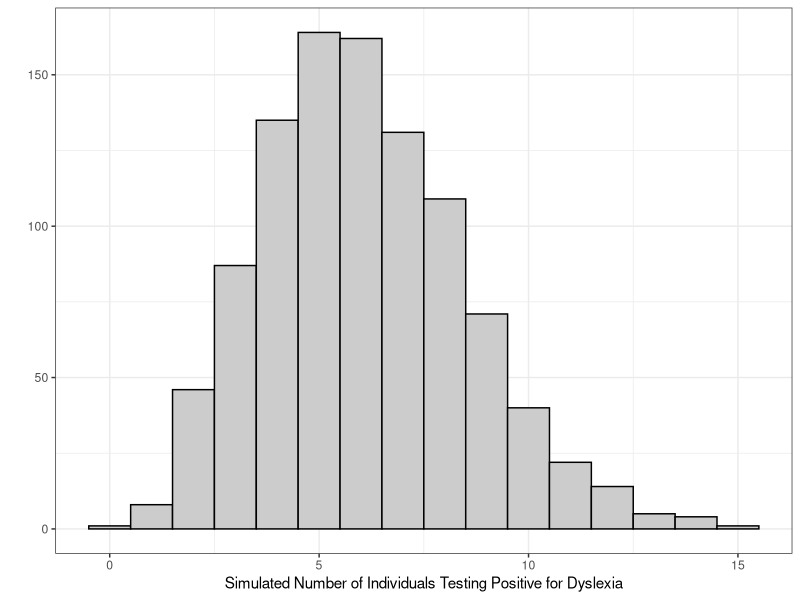

Write R code to recreate this figure.
## ---- chunk 1
knitr::opts_chunk$set(echo = F, dpi = 300)
library(tidyverse)
## ---- chunk 2
set.seed(20934702)
qplot(x = rbinom(1000, 120, .05), geom = "histogram", binwidth = 1, color = I("black"), fill = I("grey80")) + theme_bw() + scale_x_continuous("Simulated Number of Individuals Testing Positive for Dyslexia")
